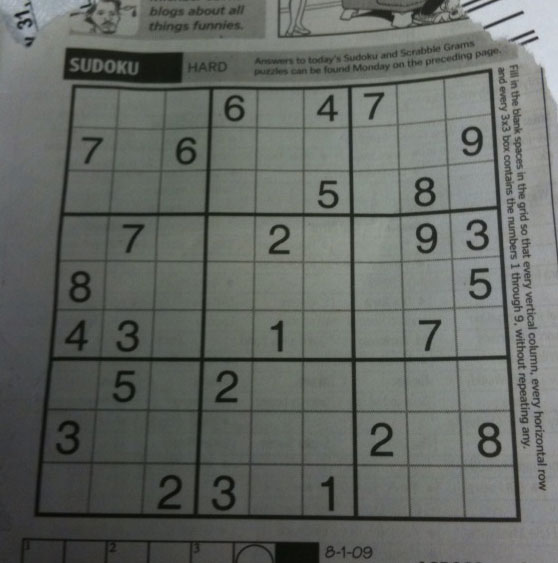
#> input picture 12_hough_transforms/sudoku.png, 558 x 563 px
$ python 01_hough_transform.py
#> lines starting #> are read from the running program, lines starting #| are printed output that depends on the picture; after the words box and inside, x2 and y2 are one past the last pixel; in counts of white or black regions, pixels touching at a corner belong together
import os
import cv2
import numpy as np
from matplotlib import pyplot as plt

# Set the working directory to be the current one
os.chdir(os.path.dirname(os.path.abspath(__file__)))

# Load a color image
img_color = cv2.imread('sudoku.png')
#> img_color is the input picture: shape (563, 558, 3); mean B, G, R 99.5, 104.1, 100

# Convert to a gray
img_gray = cv2.cvtColor(img_color, cv2.COLOR_BGR2GRAY)

# Find Canny edges
img_edge = cv2.Canny(img_gray, 50, 150, apertureSize = 3)
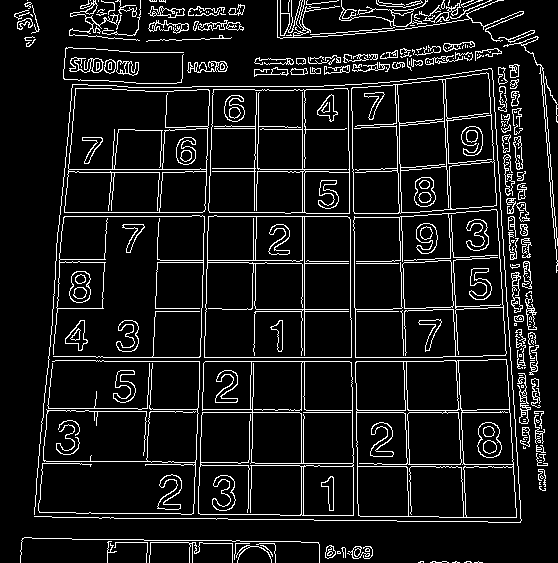
#> img_edge: shape (563, 558); 9.4% white in thin lines or dots

# Find Hough lines
lines = cv2.HoughLines(img_edge, 1, np.pi/180, 200)
#> lines = 29 rows, first 8: [361, 1.57], [357, 1.57], [304, 0], [412, 1.57], [212, 0.0349], [216, 0.0349], [216, 1.57], [-349, 3.12]

# Draw lines
img_lines = img_color.copy()
for i in range(len(lines)):
    for rho, theta in lines[i]:
        a = np.cos(theta)
        b = np.sin(theta)
        x0 = a*rho
        y0 = b*rho
        x1 = int(x0 + 1000*(-b))
        y1 = int(y0 + 1000*(a))
        x2 = int(x0 - 1000*(-b))
        y2 = int(y0 - 1000*(a))

        cv2.line(img_lines, (x1,y1), (x2,y2), (0,0,255), 2)
#> this loop made 29 passes
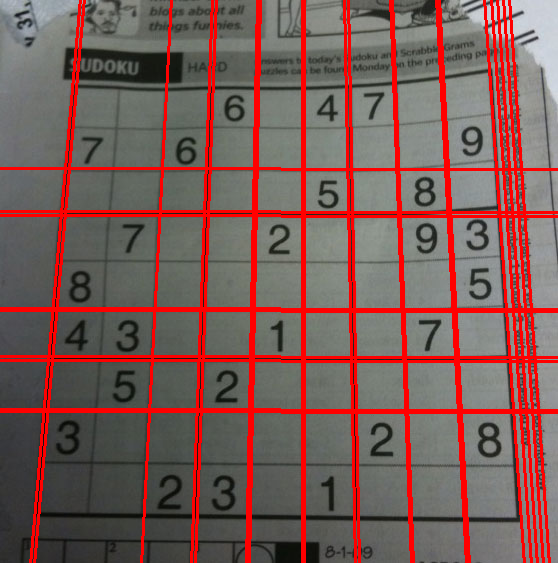
#> img_lines: shape (563, 558, 3); 14.38% of pixels changed, all inside (x1, y1, x2, y2) = (0, 0, 558, 563)

# Display results
titles = ['Original', 'Canny Edges', 'Hough Lines']
images = [img_color, img_edge, img_lines]
is_gray = [False, True, False]

for i in range(3):
    plt.subplot(1, 3, i+1)
    if is_gray[i]: plt.imshow(images[i], 'gray')
    else:          plt.imshow(cv2.cvtColor(images[i], cv2.COLOR_BGR2RGB))
    plt.title(titles[i])
    plt.xticks([]), plt.yticks([])
plt.show()
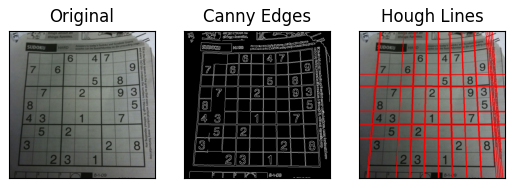
#> figure drawn by matplotlib, 3 panels

$ run again, with 12_hough_transforms/building.jpg saved as 12_hough_transforms/sudoku.png
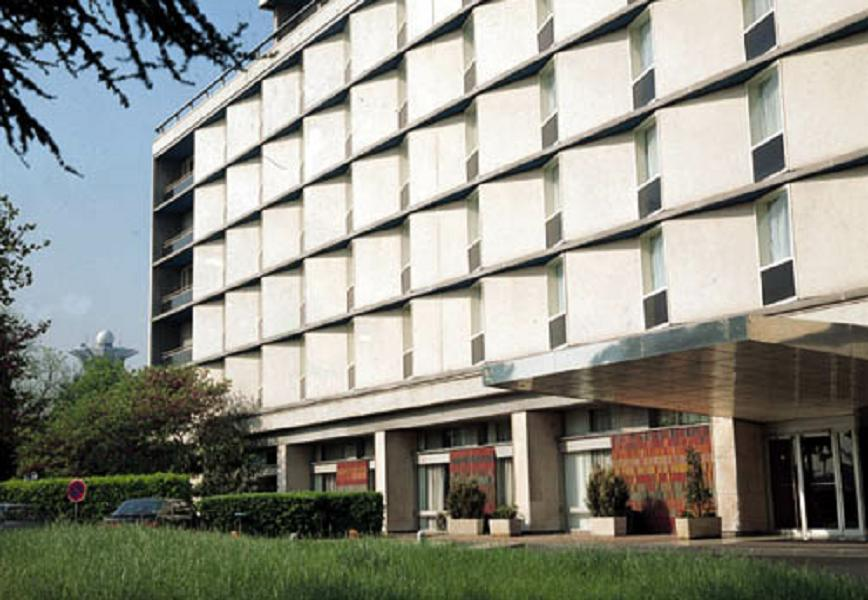
#> input picture 12_hough_transforms/building.jpg, 868 x 600 px
#> img_color is the input picture: shape (600, 868, 3); mean B, G, R 133.7, 143.6, 142.9
#> `img_edge = cv2.Canny(img_gray, 50, 150, apertureSize = 3)`:
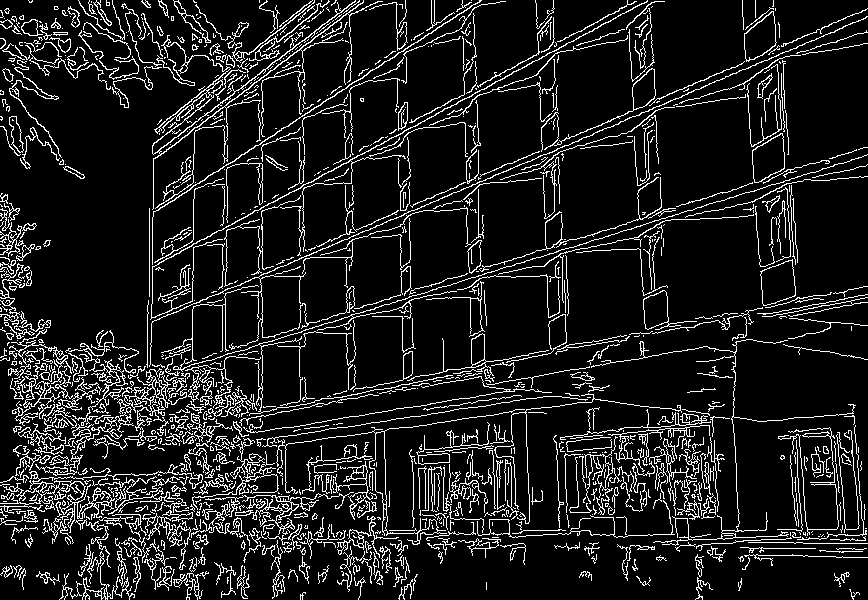
#> img_edge: shape (600, 868); 11.6% white in thin lines or dots
#> lines = 132 rows, first 8: [355, 1.17], [454, 1.38], [403, 1.27], [305, 1.08], [524, 1.59], [261, 0.995], [460, 1.36], [262, 0]
#> the loop `for i in range(len(lines)):` made 132 passes
#> `plt.show()`:
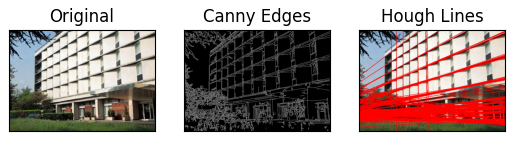
#> figure drawn by matplotlib, 3 panels
